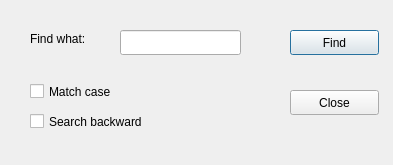
<?xml version="1.0" encoding="UTF-8"?>
<ui version="4.0">
 <class>FindDialog</class>
 <widget class="QDialog" name="FindDialog">
  <property name="geometry">
   <rect>
    <x>0</x>
    <y>0</y>
    <width>393</width>
    <height>165</height>
   </rect>
  </property>
  <property name="windowTitle">
   <string>FindDialog</string>
  </property>
  <widget class="QLabel" name="label">
   <property name="geometry">
    <rect>
     <x>30</x>
     <y>30</y>
     <width>81</width>
     <height>17</height>
    </rect>
   </property>
   <property name="text">
    <string>Find what:</string>
   </property>
  </widget>
  <widget class="QLineEdit" name="lineEdit">
   <property name="geometry">
    <rect>
     <x>120</x>
     <y>30</y>
     <width>121</width>
     <height>25</height>
    </rect>
   </property>
  </widget>
  <widget class="QCheckBox" name="caseCheckBox">
   <property name="geometry">
    <rect>
     <x>30</x>
     <y>80</y>
     <width>101</width>
     <height>23</height>
    </rect>
   </property>
   <property name="text">
    <string>Match case</string>
   </property>
  </widget>
  <widget class="QCheckBox" name="backwardCheckBox">
   <property name="geometry">
    <rect>
     <x>30</x>
     <y>110</y>
     <width>141</width>
     <height>23</height>
    </rect>
   </property>
   <property name="text">
    <string>Search backward</string>
   </property>
  </widget>
  <widget class="QPushButton" name="findButton">
   <property name="geometry">
    <rect>
     <x>290</x>
     <y>30</y>
     <width>89</width>
     <height>25</height>
    </rect>
   </property>
   <property name="text">
    <string>Find</string>
   </property>
  </widget>
  <widget class="QPushButton" name="closeButton">
   <property name="geometry">
    <rect>
     <x>290</x>
     <y>90</y>
     <width>89</width>
     <height>25</height>
    </rect>
   </property>
   <property name="text">
    <string>Close</string>
   </property>
  </widget>
 </widget>
 <layoutdefault spacing="6" margin="11"/>
 <resources/>
 <connections/>
</ui>
